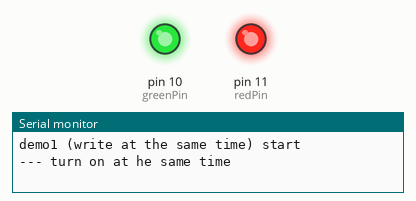
The program below on a simulated Arduino Uno, built with avr-gcc and run on an emulated ATmega328P. Shown: output pins drawn as LEDs (lit = HIGH), the last lines printed to the serial monitor.

Above: at 0.1 s.
At 11.08 s:
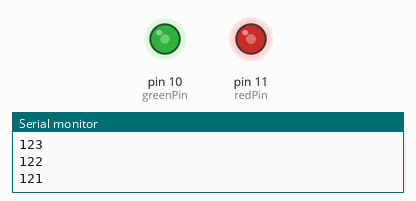
At 22.4 s:
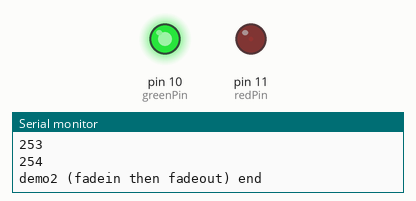
At 29.4 s:
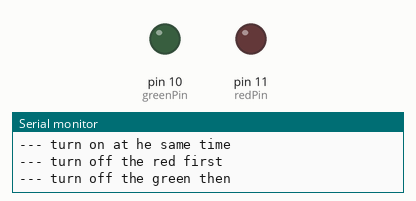
Timing chart, 0 to 40.0 s (numbered marks = the images above):
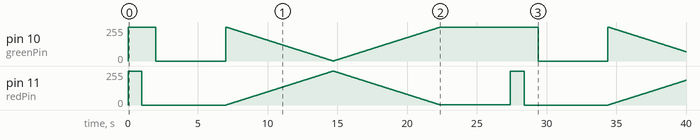

The program:

main.cpp
```cpp
// (licence header left out)
#include <Arduino.h>

int redPin = 11;
int greenPin = 10;
int value = 0;
int fadeAmount = 50;

/**
 * @brief
 * 双色LED模块共阴极。
 * 1、如果R和G同时打开会怎样？
 *  -> 如果先点亮的是红色，则最终显示为红色。如果先点亮的为绿色，最终表现为绿色。
 * 2、如果使用的是并联电路呢？
 *  -> 两条线路不会相互影响。
 *
 */
void demoWriteAtTheSameTime()
{
  Serial.println("demo1 (write at the same time) start");
  Serial.println("--- turn on at he same time");
  digitalWrite(redPin, HIGH);
  digitalWrite(greenPin, HIGH);
  delay(1000);
  Serial.println("--- turn off the red first");
  digitalWrite(redPin, LOW);
  delay(1000);
  Serial.println("--- turn off the green then");
  digitalWrite(greenPin, LOW);
  Serial.println("demo1 (write at the same time) end");
}

/**
 * @brief
 * 两个灯淡入淡出，交替闪烁
 *
 */
void demoFadeIn()
{
  Serial.println("demo2 (fadein then fadeout) start");
  Serial.println("--- turn on at he same time");
  // 循环内部开启循环渐变
  for (value = 255; value > 0; value--)
  {
    analogWrite(redPin, 255 - value);
    analogWrite(greenPin, value);
    Serial.println(value,DEC);
    delay(30); // 至少是20让人眼能感受变化，不然瞬间变化完了。
  }
  for(value=0;value<255;value++){
    analogWrite(redPin, 255 - value);
    analogWrite(greenPin, value);
    Serial.println(value,DEC);
    delay(30);
  }

  Serial.println("demo2 (fadein then fadeout) end");
}

void setup()
{
  pinMode(redPin, OUTPUT);
  pinMode(greenPin, OUTPUT);
  Serial.begin(9600);
}

void loop()
{
  demoWriteAtTheSameTime();
  delay(5000);

  demoFadeIn();
  delay(5000);
}
```
